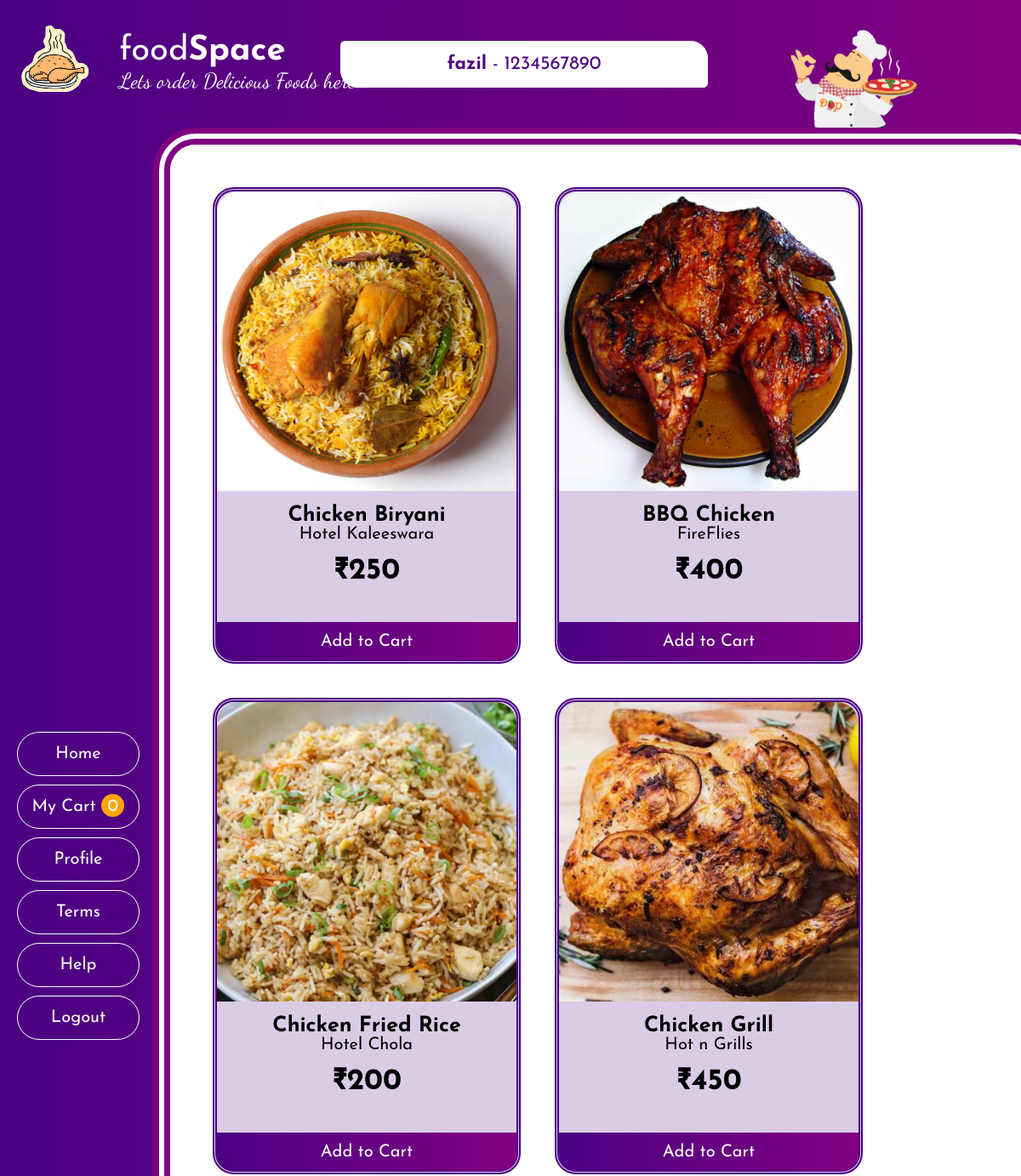
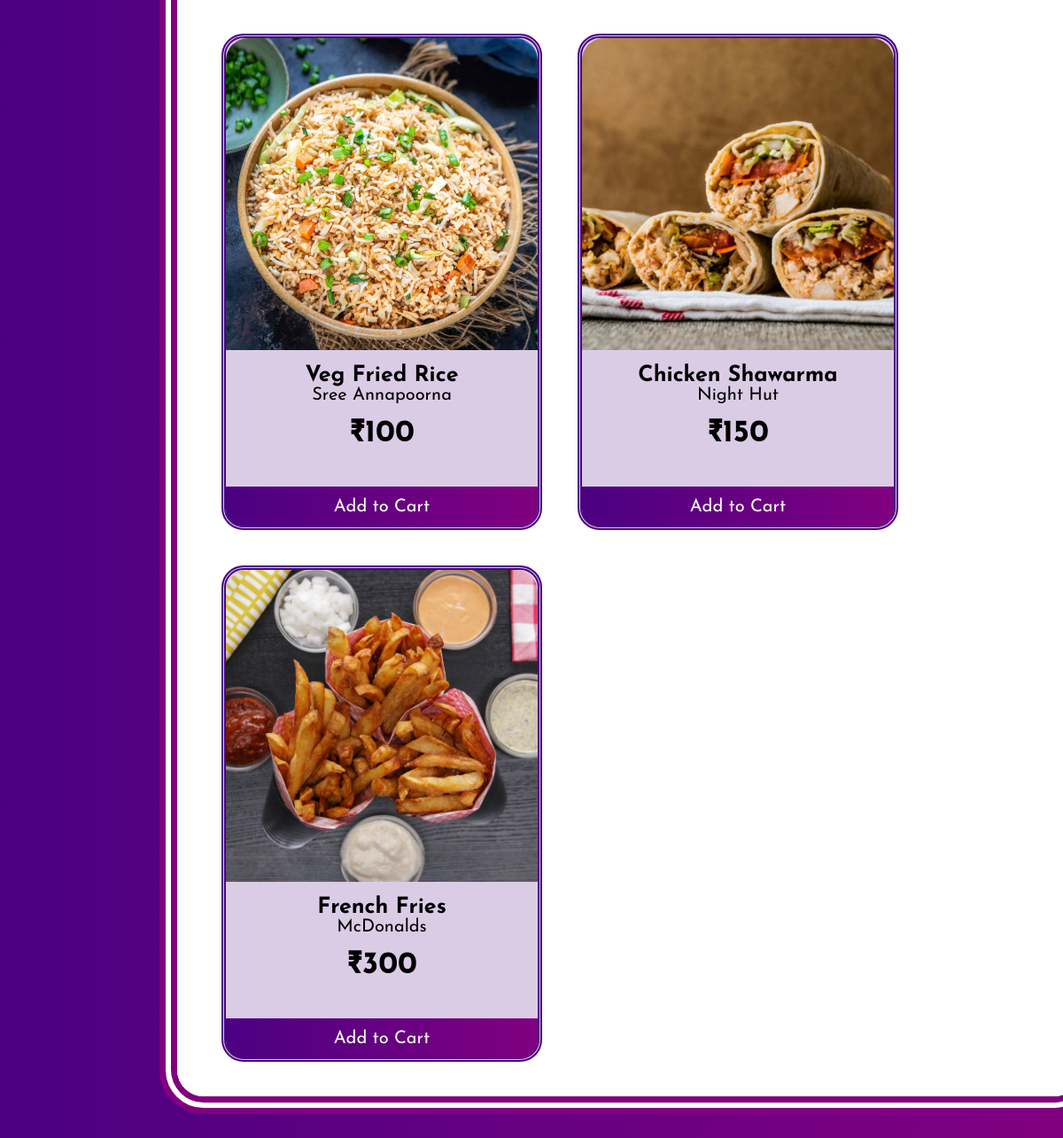
Screenshot of /home (signed in) with the database file from the repository (2 pictures, top to bottom).
### shop/models.py (models this page shows, shortened)
class Products(models.Model):
    id=models.IntegerField(primary_key=True)
    name=models.CharField(max_length=50,default='Dish')
    image=models.CharField(max_length=100,default='image.png')
    hotel=models.CharField(max_length=50,default='Hotel Name')
    price=models.IntegerField(default=0)

### shop/views.py (the view)
# urls.py: 2. Add a URL to urlpatterns:  path('', views.home, name='home')
def home(request,methods=['GET']):
    products=Products.objects.all()
    kart=''
    total=0
    username=request.session['username']
    phone = request.session['phone']
    return render(request,"home.html",{'products':products,'kart':kart,'total':total,'username':username,'phone':phone})

### templates/home.html (shortened to what this page needs)
{%  load static %}
<link rel='stylesheet' href="{% static 'main.css'%}" type="text/css" />
<div class='header'>
<img src="{% static 'img/logo.png' %}" id='logo' />
<span class='title'>food<b>Space</b></span><br>
<span class='slogan'>Lets order Delicious Foods here...</span>
</div>
<p id="top_details"><b>{{ username }}</b> - {{ phone }}</p>
<img src="{% static 'img/chef.gif' %}" id='chef-img' />
<div class='sidebar'>
<button class='btn'>Home</button><br>
<a href="mykart?kart={{ kart }}&total={{ total }}"><button class='btn'>My Cart <span id="total">{{ total }}</span></button></a><br>
<a href="profile"><button class='btn'>Profile</button></a><br>
<a href="other?choice=terms"><button class='btn'>Terms</button></a><br>
<a href="other?choice=help"><button class='btn'>Help</button></a><br>
<a href="logout"><button class='btn'>Logout</button></a><br>
</div>
<div class='container'>
{% for item in products %}
    <div class='content'>
    <img src="{% static item.image %}" id='food-img' /><br><br>
    <span id='food-title'>{{ item.name }}</span><br>
    <span id='food-description'>{{ item.hotel }}</span><br><br>
    <span id='food-price'>₹{{ item.price }}</span><br>
    <a href="add_to_kart?id={{ item.id }}&kart={{ kart }}"><button id='order-btn'>Add to Cart</button></a>
    </div>
{% endfor %}
</div>

### static/main.css (style rules this page uses)
button { font-family: 'Josefin Sans', sans-serif; }
.header { #background:linear-gradient(to right,indigo 0%,purple 100%); color:white; top:0; left:0; width:100%; height:30%; position:fixed; z-index:2; }
.header .title { font-size:40px; top:40; left:140px; position:relative; }
.header .slogan { font-family: 'Dancing Script', cursive; font-size:25px; top:80; left:140px; position:fixed; }
#logo { width:100px; left:20px; top:30px; position:fixed; }
#chef-img { position:fixed; right:100px; top:0px; width:200px; }
.sidebar { top:25%; width:15%; padding:20px; left:0px; position:fixed; #background-color:red; }
.sidebar .btn { width:80%; background:transparent; border:1px solid white; font-size:20px; border-radius:40px; color:white; padding:15px; margin-top:10px; transition:color 0.8s,background-color 0.8s; }
.container { background-color:white; border-radius:50px; position:fixed; top:150px; left:15%; width:80%; height:72%; padding:30px; border:20px double purple; overflow-y:scroll; }
.content { border:5px double indigo; width:352px; height:550px; background:rgba(75,0,130,0.2); border-radius:25px; text-align:center; float:left; margin:20px; color:black; }
#food-img { max-width:100%; max-height:80%; border-radius:25px 25px 0 0; }
#food-title { font-weight:bold; font-size:25px; }
#food-description { font-size:20px; }
#food-price { font-size:35px; font-weight:bold; }
#order-btn { width:100%; height:45px; margin-top:42px; border:0; outline:none; color:white; font-size:20px; background:linear-gradient(to right,indigo 0%,purple 100%); border-radius:0 0 20px 20px; }

### templates/home.html (style rules this page uses)
#top_details { top:40px; text-align:center; width:400px; left:50%; margin-left:-200px; position:relative; color:indigo; background:white; font-size:22px; border:1px solid white; outline:none; padding:15px; border-radius:5px 20px 5px 20px; transition:width 0.7s,color 0.7s,background 0.7s; }
#total { color:white; background-color:orange; padding-top:5px; padding-bottom:2.5px; padding-right:7.5px; padding-left:7.5px; border-radius:50%; }
a,button { outline:none; }

### rows the page displays
Products: image (picture), name "Chicken Biryani", hotel "Hotel Kaleeswara", price "250"
Products: image (picture), name "BBQ Chicken", hotel "FireFlies", price "400"
Products: image (picture), name "Chicken Fried Rice", hotel "Hotel Chola", price "200"
Products: image (picture), name "Chicken Grill", hotel "Hot n Grills", price "450"
Products: image (picture), name "Veg Fried Rice", hotel "Sree Annapoorna", price "100"
Products: image (picture), name "Chicken Shawarma", hotel "Night Hut", price "150"
Products: image (picture), name "French Fries", hotel "McDonalds", price "300"

### other values shown
{{ username }} "fazil"
{{ phone }} "1234567890"
{{ total }} "0"
